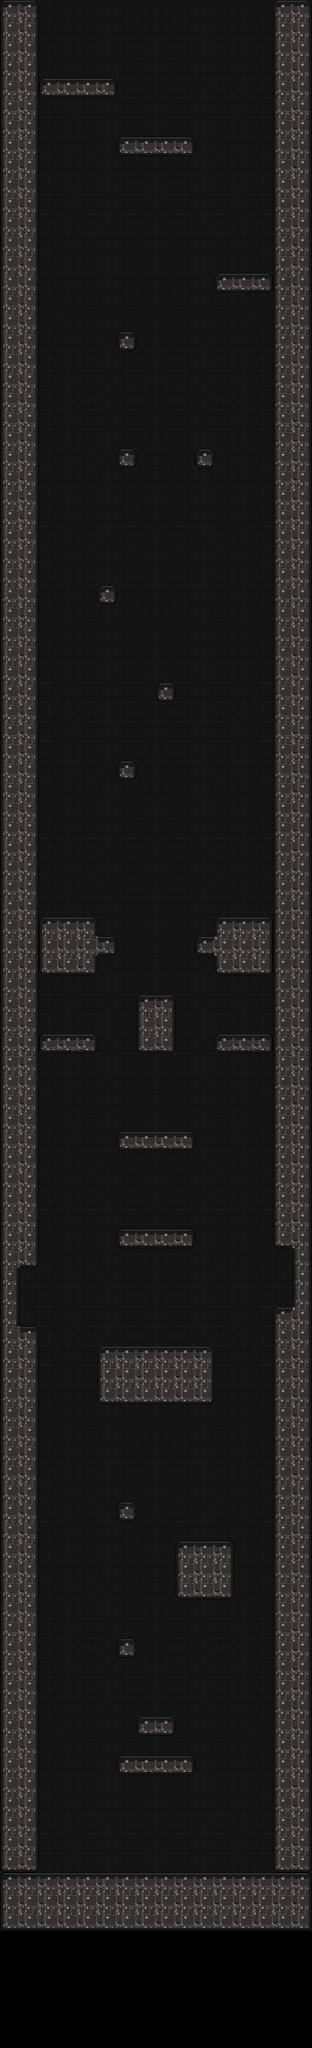

This is a level from a 2D game, rendered from its Tiled map with the project's own tilesets. A one-line summary and the map file follow, with tile-layer data summarised:
An orthogonal 16x105 tile map with 64x64 px tiles, 2 tile layers (bg, tiles) and 64 objects (32x Floor, 18x Spike, 4x Camera, 3x Door, 3x Start, ...).

<map version="1.2" tiledversion="1.2.0" orientation="orthogonal" renderorder="right-down" width="16" height="105" tilewidth="64" tileheight="64" infinite="0" nextlayerid="12" nextobjectid="77">
 <tileset firstgid="1" source="Scotiabank tileset and BG.tsx" />
 <layer id="10" name="bg" width="16" height="105">
  <data>[1680 cells, 1584 non-empty, 1 distinct tile ids]</data>
 </layer>
 <layer id="11" name="tiles" width="16" height="105">
  <data>[1680 cells, 518 non-empty, 14 distinct tile ids]</data>
 </layer>
 <objectgroup id="3" name="Object Layer 1">
  <object id="2" name="Spike" x="64" y="4160" width="64" height="64">
   <properties>
    <property name="direction" value="2" />
   </properties>
  </object>
  <object id="3" name="Spike" x="64" y="4224" width="64" height="64">
   <properties>
    <property name="direction" value="2" />
   </properties>
  </object>
  <object id="5" name="Spike" x="64" y="4288" width="64" height="64">
   <properties>
    <property name="direction" value="2" />
   </properties>
  </object>
  <object id="6" name="Spike" x="896" y="4096" width="64" height="64">
   <properties>
    <property name="direction" value="4" />
   </properties>
  </object>
  <object id="7" name="Spike" x="896" y="4160" width="64" height="64">
   <properties>
    <property name="direction" value="4" />
   </properties>
  </object>
  <object id="8" name="Spike" x="896" y="4224" width="64" height="64">
   <properties>
    <property name="direction" value="4" />
   </properties>
  </object>
  <object id="9" name="Floor" x="0" y="6144" width="1024" height="192" />
  <object id="11" name="Floor" x="0" y="0" width="64" height="6144" />
  <object id="12" name="Floor" x="960" y="0" width="64" height="6144" />
  <object id="13" name="Floor" x="896" y="4288" width="64" height="1856" />
  <object id="14" name="Floor" x="64" y="4352" width="64" height="1792" />
  <object id="16" name="Floor" x="448" y="5632" width="128" height="64" />
  <object id="19" name="Floor" x="384" y="5760" width="256" height="64" />
  <object id="20" name="Floor" x="384" y="4928" width="64" height="64" />
  <object id="21" name="Floor" x="576" y="5056" width="192" height="192" />
  <object id="22" name="Floor" x="384" y="5376" width="64" height="64" />
  <object id="24" name="Floor" x="320" y="4416" width="384" height="192" />
  <object id="25" name="Floor" x="384" y="4032" width="256" height="64" />
  <object id="26" name="Spike" x="384" y="3776" width="64" height="64">
   <properties>
    <property name="direction" value="3" />
   </properties>
  </object>
  <object id="27" name="Spike" x="448" y="3776" width="64" height="64">
   <properties>
    <property name="direction" value="3" />
   </properties>
  </object>
  <object id="28" name="Spike" x="512" y="3776" width="64" height="64">
   <properties>
    <property name="direction" value="3" />
   </properties>
  </object>
  <object id="29" name="Spike" x="576" y="3776" width="64" height="64">
   <properties>
    <property name="direction" value="3" />
   </properties>
  </object>
  <object id="30" name="Floor" x="384" y="3712" width="256" height="64" />
  <object id="31" name="Spike" x="128" y="3200" width="64" height="64">
   <properties>
    <property name="direction" value="3" />
   </properties>
  </object>
  <object id="32" name="Spike" x="192" y="3200" width="64" height="64">
   <properties>
    <property name="direction" value="3" />
   </properties>
  </object>
  <object id="33" name="Spike" x="256" y="3200" width="64" height="64">
   <properties>
    <property name="direction" value="3" />
   </properties>
  </object>
  <object id="34" name="Spike" x="704" y="3200" width="64" height="64">
   <properties>
    <property name="direction" value="3" />
   </properties>
  </object>
  <object id="35" name="Spike" x="768" y="3200" width="64" height="64">
   <properties>
    <property name="direction" value="3" />
   </properties>
  </object>
  <object id="36" name="Spike" x="832" y="3200" width="64" height="64">
   <properties>
    <property name="direction" value="3" />
   </properties>
  </object>
  <object id="37" name="Spike" x="640" y="3136" width="64" height="64">
   <properties>
    <property name="direction" value="3" />
   </properties>
  </object>
  <object id="38" name="Spike" x="320" y="3136" width="64" height="64">
   <properties>
    <property name="direction" value="3" />
   </properties>
  </object>
  <object id="39" name="Floor" x="128" y="3392" width="192" height="64" />
  <object id="40" name="Floor" x="448" y="3264" width="128" height="192" />
  <object id="41" name="Floor" x="704" y="3392" width="192" height="64" />
  <object id="42" name="Floor" x="128" y="3008" width="192" height="192" />
  <object id="43" name="Floor" x="320" y="3072" width="64" height="64" />
  <object id="44" name="Floor" x="640" y="3072" width="64" height="64" />
  <object id="45" name="Floor" x="704" y="3008" width="192" height="192" />
  <object id="46" name="Floor" x="64" y="0" width="64" height="4160" />
  <object id="48" name="Floor" x="896" y="0" width="64" height="4096" />
  <object id="50" name="Camera" x="1024" y="3456" width="64" height="64">
   <properties>
    <property name="direction" value="2" />
   </properties>
  </object>
  <object id="51" name="Camera" x="448" y="6336" width="64" height="64">
   <properties>
    <property name="direction" value="3" />
   </properties>
  </object>
  <object id="52" name="Camera" x="-64" y="5760" width="64" height="64">
   <properties>
    <property name="direction" value="4" />
   </properties>
  </object>
  <object id="54" name="Door" x="448" y="5952" width="128" height="192">
   <properties>
    <property name="direction" value="back" />
    <property name="open" value="0" />
    <property name="openKeys" value="3" />
    <property name="openTo" value="2" />
   </properties>
  </object>
  <object id="55" name="Start" x="0" y="5568" width="64" height="64">
   <properties>
    <property name="direction" value="back" />
   </properties>
  </object>
  <object id="56" name="Player" x="384" y="6016" width="64" height="64">
   <properties>
    <property name="direction" value="back" />
   </properties>
  </object>
  <object id="57" name="Start" x="0" y="0" width="64" height="64">
   <properties>
    <property name="direction" value="back2" />
   </properties>
  </object>
  <object id="58" name="Door" x="448" y="256" width="128" height="192">
   <properties>
    <property name="direction" value="back2" />
    <property name="open" value="0" />
    <property name="openKeys" value="2" />
    <property name="openTo" value="5" />
   </properties>
  </object>
  <object id="59" name="Door" x="192" y="64" width="128" height="192">
   <properties>
    <property name="direction" value="back3" />
    <property name="open" value="0" />
    <property name="openKeys" value="3" />
    <property name="openTo" value="6" />
   </properties>
  </object>
  <object id="60" name="Start" x="0" y="0" width="64" height="64">
   <properties>
    <property name="direction" value="back3" />
   </properties>
  </object>
  <object id="61" name="Player" x="512" y="320" width="64" height="64">
   <properties>
    <property name="direction" value="back2" />
   </properties>
  </object>
  <object id="62" name="Player" x="256" y="128" width="64" height="64">
   <properties>
    <property name="direction" value="back3" />
   </properties>
  </object>
  <object id="63" name="Enemy" x="512" y="4288" width="64" height="64">
   <properties>
    <property name="Etype" value="54" />
    <property name="keyReq" value="0" />
    <property name="mode" value="standard" />
    <property name="number" value="0" />
   </properties>
  </object>
  <object id="64" name="Floor" x="384" y="2496" width="64" height="64" />
  </objectgroup>
</map>
<!-- 10 of 64 objects omitted -->
